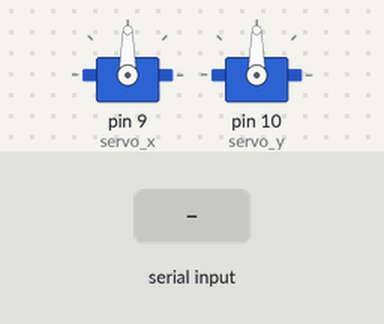
Recording of a sketch running on a simulated Arduino Uno, built with avr-gcc and run on an emulated ATmega328P. Parts: 2 × servo. The inputs (shaded band) are chosen by the test bench.

Above: at 1.2 s.
1.3 s: "90,45\n" received over Serial
At 2.0 s:
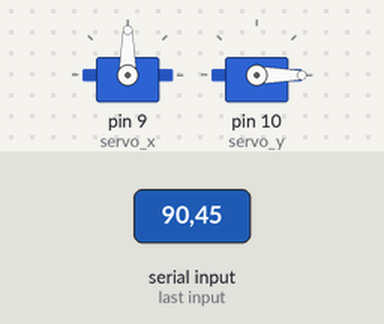
2.9 s: "30,150\n" received over Serial
At 4.2 s:
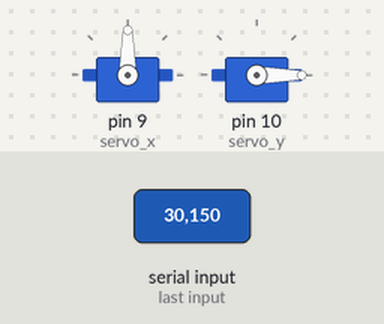
4.5 s: "X,45\n" received over Serial
At 5.2 s:
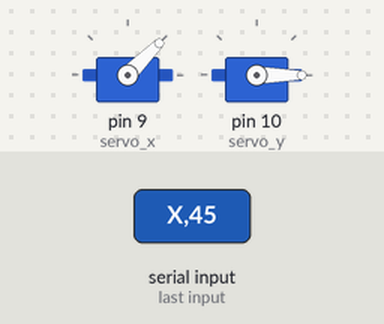
6.0 s: "X" received over Serial
At 6.4 s:
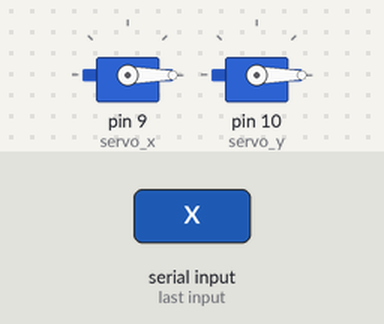
7.6 s: "90,45\n" received over Serial
At 8.0 s:
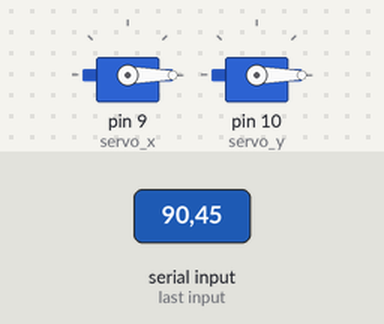
9.2 s: "X90\n" received over Serial
At 10.0 s:
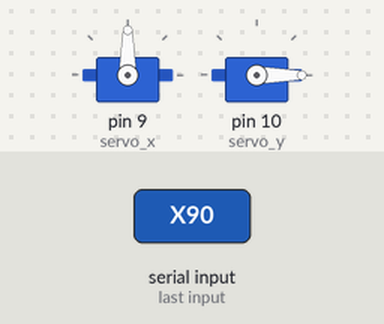
Timing chart, 0 to 11.7 s (numbered marks = the images above; inputs shaded):
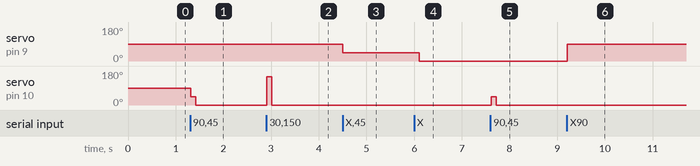

Measured:
- after the input at 1.3 s, servo on pin 10 (servo_y): 90° → 45° at once, → 0° 0.10 s later
- after the input at 2.9 s, servo on pin 10 (servo_y): 0° → 150° at once, → 0° 0.10 s later
- after the input at 4.5 s, servo on pin 9 (servo_x): 90° → 45° at once
- after the input at 6.0 s, servo on pin 9 (servo_x): 45° → 0° after 0.11 s
- after the input at 7.6 s, servo on pin 10 (servo_y): 0° → 45° at once, → 0° 0.10 s later
- after the input at 9.2 s, servo on pin 9 (servo_x): 0° → 90° at once

The sketch:

arduino_sketch.ino
```cpp
#include <Servo.h>
Servo servo_x;
Servo servo_y;

char xy;
int spd;

char mode; // Holds the mode (D, A)
int pin_number; // Holds the pin number

int wait_for_transmission = 5; // Delay in ms in order to receive the serial data

void setup() {
    Serial.begin(9600); // Serial Port at 9600 baud
    Serial.setTimeout(100); // Instead of the default 1000ms, in order
    servo_x.attach(9);
    servo_y.attach(10);
    servo_x.write(90);
    servo_y.write(90);
}

void loop() {

    // Check if characters available in the buffer
    if (Serial.available() > 0) {
        xy = Serial.read();
        delay(wait_for_transmission);
        spd = Serial.parseInt(); // Waits for an int to be transmitted
        if(xy=='X')
            servo_x.write(spd);
        else
            servo_y.write(spd);


    }
}
```
